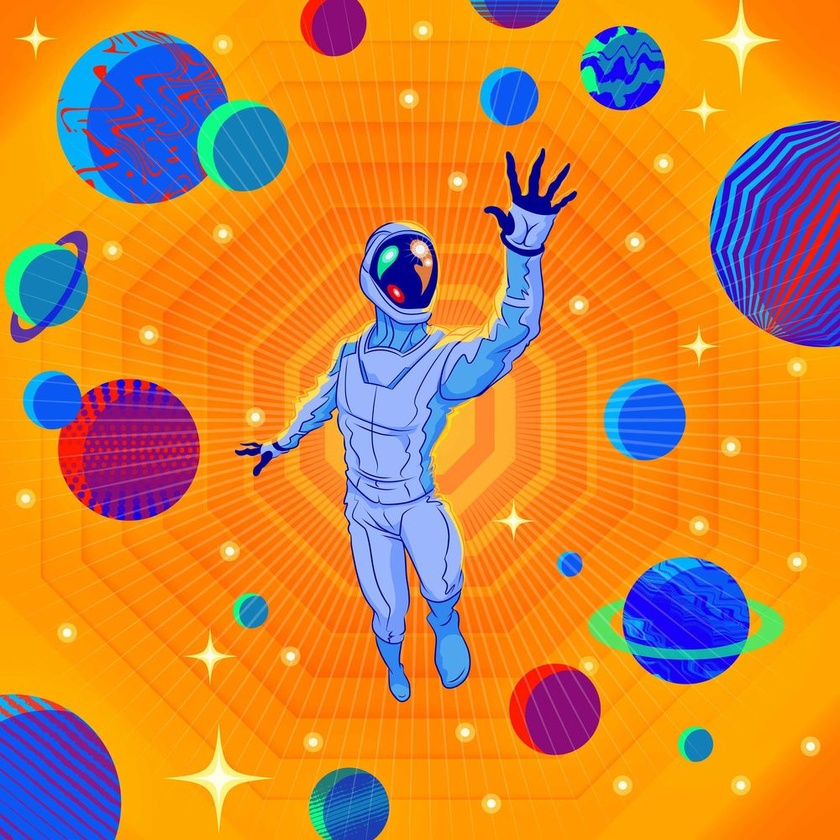
#> input picture Class-exercises/data/class2/class-2-image.jpg, 840 x 840 px, shrunk from 1000 x 1000 before the run
$ jupyter execute class2.ipynb   (older library calls are emulated)
#> lines starting #> are read from the running program, lines starting #| are printed output that depends on the picture
[cell 1]
import numpy as np
import pandas as pd

[cell 2]
import cv2

[cell 3]
from PIL import Image

[cell 4]
image = cv2.imread('./data/class2/class-2-image.jpg')
#> image is the input picture: shape (840, 840, 3); mean B, G, R 60.8, 132.9, 204.6

[cell 5]
Image.fromarray(image)

[cell 6]
type(image)

[cell 7]
image.shape
#> Out = (840, 840, 3)

[cell 8]
image.ndim
#> Out = 3

[cell 9]
df = pd.DataFrame.from_records(image)
#> df = table of 840 rows and 840 columns

[cell 10]
df
#> Out = table of 840 rows and 840 columns

[cell 11]
array = df.to_numpy()

[cell 12]
array

[cell 13]
array = np.array([1,2,3,4,5,6,7])
array.ndim

[cell 14]
array2 = np.array([[1,2,3,4,5,6,7], [8,9,10,11,12,13,14]])
array2

[cell 15]
array2.ndim

[cell 16]
array3 = np.array([[[1,2], [3,4]], [[5,6], [7,8]]])
array3

[cell 17]
array3.ndim

[cell 18]
new_arr = np.arange(10)
new_arr

[cell 19]
zeros = np.zeros((12, 2), dtype=np.int)
zeros

[cell 20]
ones = np.ones((12, 2), dtype=np.float)
ones

[cell 21]
diagonal_mtx = np.eye(4,4)
diagonal_mtx

[cell 22]
diagonal_mtx.reshape(8,2)

[cell 23]
X = np.matrix(data=[[1,2,34],[34,54,7]], dtype=np.int)
new_matrix = np.zeros_like(X)
new_matrix

[cell 24]
np.identity(3, dtype=np.int)

[cell 25]
np.random.randint(10, size=3)

[cell 26]
np.random.rand(3,3,3)

[cell 27]
X[1:-1]

[cell 28]
X[::2]

[cell 29]
import sklearn.datasets as ds

[cell 30]
dataset = ds.load_iris()
df = pd.DataFrame(dataset.data, columns=dataset.feature_names)

[cell 31]
df.columns

[cell 32]
df['sepal width (cm)'].plot.bar()
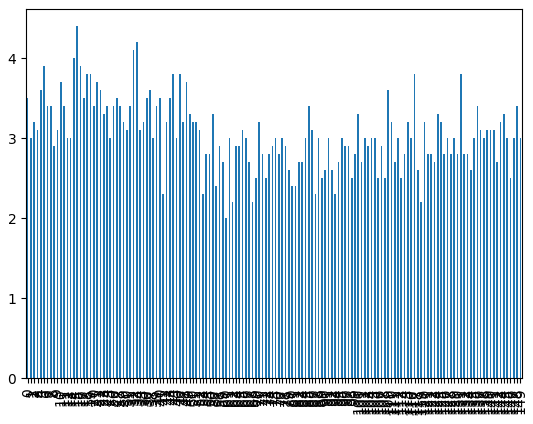
#> figure drawn by matplotlib, 1 panel; tallest bar 4.4 high, from x = 14.75 to 15.25

[cell 33]
df['sepal width (cm)'].plot.barh()
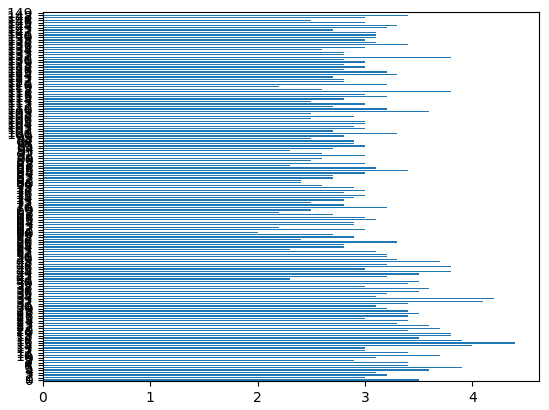
#> figure drawn by matplotlib, 1 panel

[cell 34]
df['sepal width (cm)'].plot.box()
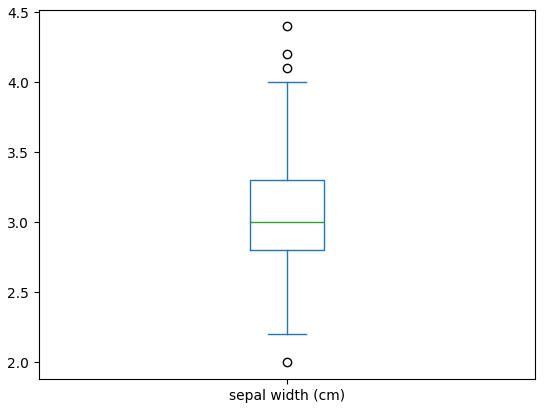
#> figure drawn by matplotlib, 1 panel

[cell 35]
df['sepal width (cm)'].plot.hist()
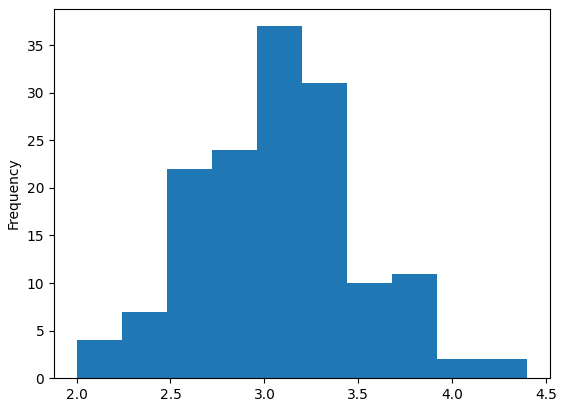
#> figure drawn by matplotlib, 1 panel; tallest bar 37 high, from x = 2.96 to 3.2

[cell 36]
df[['sepal length (cm)', 'sepal width (cm)', 'petal length (cm)',
       'petal width (cm)']].plot.bar()
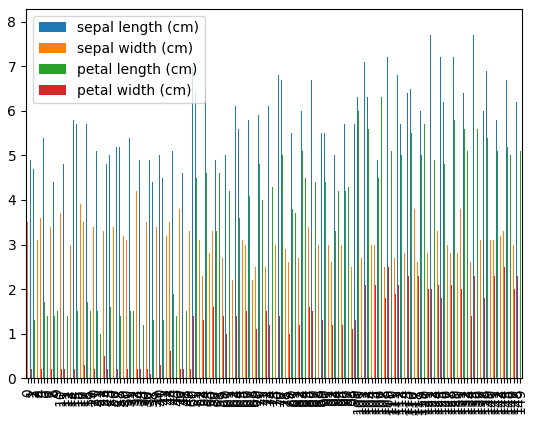
#> figure drawn by matplotlib, 1 panel; tallest bar 7.9 high, from x = 130.8 to 130.9; tallest bar 4.4 high, from x = 14.88 to 15; tallest bar 6.9 high, from x = 118 to 118.1

[cell 37]
df[['sepal length (cm)', 'sepal width (cm)', 'petal length (cm)',
       'petal width (cm)']].plot.box()
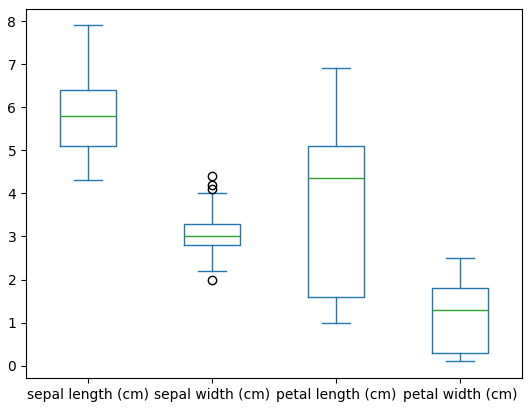
#> figure drawn by matplotlib, 1 panel

[cell 38]
df[['sepal length (cm)', 'sepal width (cm)', 'petal length (cm)',
       'petal width (cm)']].plot.barh()
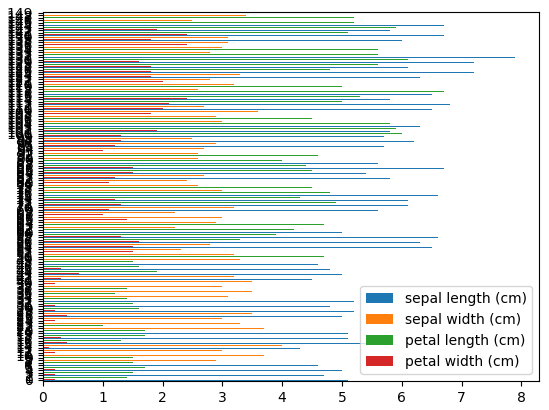
#> figure drawn by matplotlib, 1 panel
